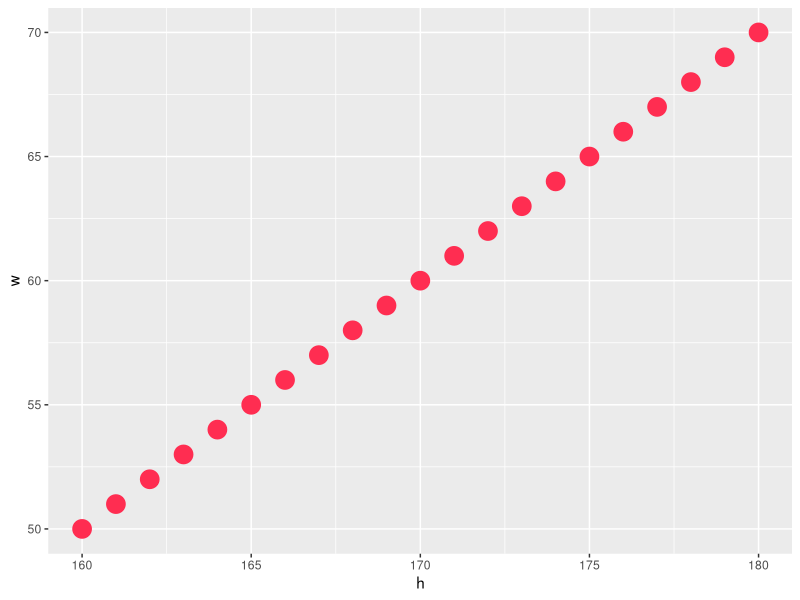
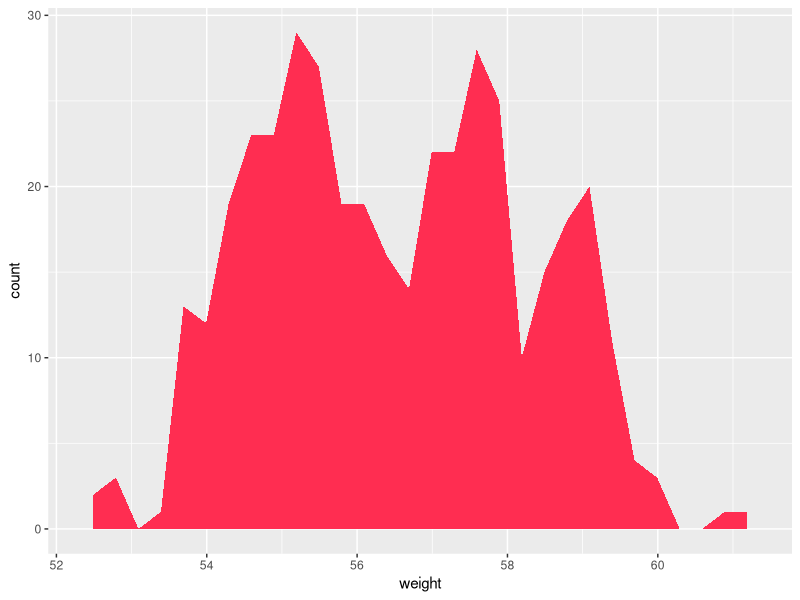

Recreate these plots in R, in order.
## ---- chunk 1
h <- 160:180
w <- 50:70
library(ggplot2)
df <- data.frame(h, w)
ggplot(data = df, aes(x = h, y=w)) + geom_point(color = "#ff2d51", size = 6)
## ---- chunk 2
h <- 160:180
w <- 50:70
library(ggplot2)
df <- data.frame(h, w)
wdata <- data.frame(sex=factor(rep(c("F", "M"), each=200)), weight=c(rnorm(200, 55), rnorm(200, 58)))
a <- ggplot(wdata, aes(x=weight))
a + geom_area(stat = "bin", fill="#ff2d51")
                   
